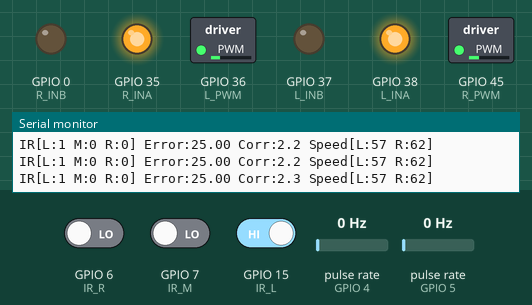
The sketch below on a simulated ESP32-S3. Shown: switched loads named in the sketch (green lamp = pin HIGH), output pins drawn as LEDs (lit = HIGH), the last lines printed to the serial monitor. Wiring (inferred from the names in the program): 2 × pulse sensor: data GPIO 4 / data GPIO 5. The inputs (shaded band) are chosen by the test bench; at power-on: GPIO 6 (IR_R) LOW, GPIO 7 (IR_M) LOW, GPIO 15 (IR_L) HIGH, pulse rate (sensors on GPIO 4, GPIO 5) 0 Hz.

Above: at 2.2 s.
2.3 s: GPIO 6 (IR_R) driven HIGH
At 2.9 s:
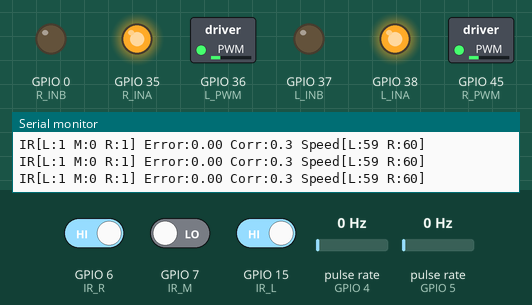
3.8 s: GPIO 7 (IR_M) driven HIGH
At 4.2 s:
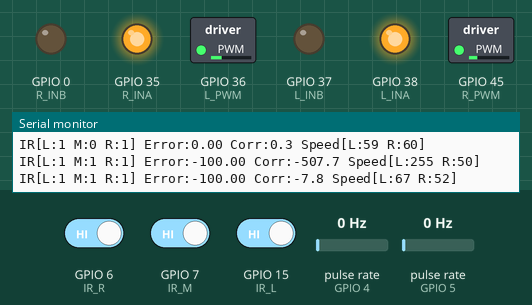
5.8 s: GPIO 15 (IR_L) driven LOW
At 7.0 s:
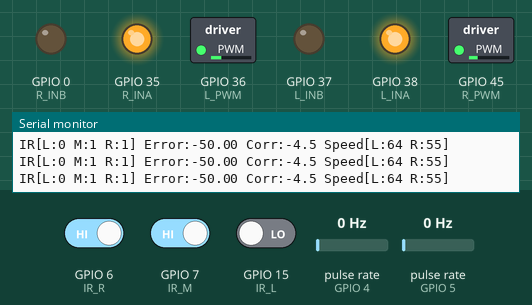
7.3 s: GPIO 7 (IR_M) driven LOW
At 8.0 s:
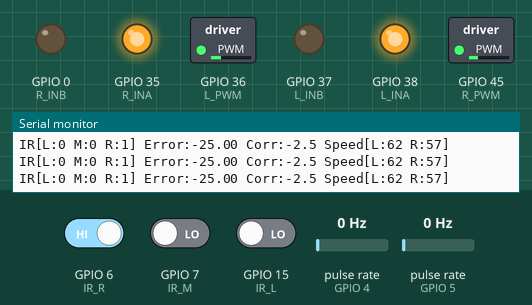
Timing chart, 0 to 9.8 s (numbered marks = the images above; inputs shaded):
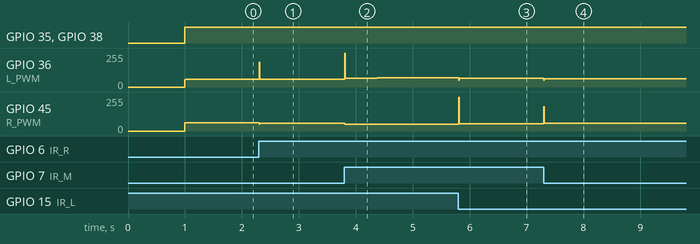

Measured:
- after the input at 2.3 s, GPIO 36 (L_PWM): 57/255 → 59/255 at once; GPIO 45 (R_PWM): 62/255 → 60/255 at once
- after the input at 3.8 s, GPIO 36 (L_PWM): 59/255 → 67/255 at once, → 68/255 0.57 s later; GPIO 45 (R_PWM): 60/255 → 52/255 at once, → 51/255 0.57 s later
- after the input at 5.8 s, GPIO 36 (L_PWM): 68/255 → 64/255 at once; GPIO 45 (R_PWM): 51/255 → 55/255 at once
- after the input at 7.3 s, GPIO 36 (L_PWM): 64/255 → 62/255 at once; GPIO 45 (R_PWM): 55/255 → 57/255 at once

The sketch:

claude.ino
```cpp
// ESP32 S3 Line Following Robot
// Wheel distance: 450mm, IR sensors 250mm behind wheels
// Sensor spacing: 50mm from center, Line width: 90mm
// Wheel diameter: 137mm, Encoder PPM: 460

// ========== PIN DEFINITIONS ==========
// Left Wheel
static const int L_INA = 38;
static const int L_INB = 37;
static const int L_PWM = 36;
static const int ENC_L = 4;

// Right Wheel
static const int R_INA = 35;
static const int R_INB = 0;
static const int R_PWM = 45;
static const int ENC_R = 5;

// IR Sensors (0 = on line, 1 = off line for typical IR sensors)
static const int IR_L = 15;
static const int IR_M = 7;
static const int IR_R = 6;

// ========== ROBOT PARAMETERS ==========
const float WHEEL_DIAMETER = 0.137;  // meters
const int ENCODER_PPM = 460;         // pulses per meter
const float WHEEL_BASE = 0.450;      // meters (distance between wheels)
const float SENSOR_OFFSET = 0.250;   // meters (sensors behind wheels)

// ========== PID PARAMETERS ==========
float Kp = 0.08;   // Proportional gain - adjust for responsiveness
float Ki = 0.005;    // Integral gain - usually keep low or 0
float Kd = 0.05;   // Derivative gain - adjust for stability

// ========== SPEED SETTINGS ==========
int baseSpeed = 60;      // Base PWM speed (0-255)
int maxSpeed = 255;       // Maximum PWM speed
int minSpeed = 50;        // Minimum PWM to overcome friction

// ========== GLOBAL VARIABLES ==========
volatile long encoderCountL = 0;
volatile long encoderCountR = 0;
float lastError = 0;
float integral = 0;
unsigned long lastTime = 0;

// ========== ENCODER INTERRUPTS (must be declared before setup) ==========
void IRAM_ATTR encoderLeftISR() {
  encoderCountL++;
}

void IRAM_ATTR encoderRightISR() {
  encoderCountR++;
}

// ========== SETUP ==========
void setup() {
  Serial.begin(115200);

  // Motor pins
  pinMode(L_INA, OUTPUT);
  pinMode(L_INB, OUTPUT);
  pinMode(L_PWM, OUTPUT);
  pinMode(R_INA, OUTPUT);
  pinMode(R_INB, OUTPUT);
  pinMode(R_PWM, OUTPUT);

  // Encoder pins
  pinMode(ENC_L, INPUT_PULLUP);
  pinMode(ENC_R, INPUT_PULLUP);
  attachInterrupt(digitalPinToInterrupt(ENC_L), encoderLeftISR, RISING);
  attachInterrupt(digitalPinToInterrupt(ENC_R), encoderRightISR, RISING);

  // IR sensor pins
  pinMode(IR_L, INPUT);
  pinMode(IR_M, INPUT);
  pinMode(IR_R, INPUT);

  // Stop motors initially
  stopMotors();

  delay(1000);
  Serial.println("Line Following Robot Ready!");
}

// ========== MAIN LOOP ==========
void loop() {
  // Read IR sensors (assuming 0=black/line, 1=white/floor)
  int irL = digitalRead(IR_L);
  int irM = digitalRead(IR_M);
  int irR = digitalRead(IR_R);

  // Calculate position error based on sensor readings
  float error = calculateError(irL, irM, irR);

  // Calculate PID correction
  float correction = calculatePID(error);

  // Calculate individual wheel speeds
  int leftSpeed = constrain(baseSpeed - correction, minSpeed, maxSpeed);
  int rightSpeed = constrain(baseSpeed + correction, minSpeed, maxSpeed);

  // Apply speeds to motors
  setMotorSpeed(leftSpeed, rightSpeed);

  // Debug output
  if (millis() % 200 < 10) {  // Print every 200ms
    Serial.printf("IR[L:%d M:%d R:%d] Error:%.2f Corr:%.1f Speed[L:%d R:%d]\n",
                  irL, irM, irR, error, correction, leftSpeed, rightSpeed);
  }

  delay(10);  // Small delay for stability
}

// ========== ERROR CALCULATION ==========
float calculateError(int irL, int irM, int irR) {
  // Error values based on sensor positions
  // Left sensor at -50mm, Middle at 0mm, Right at +50mm

  // Create 8 possible states (LMR combinations)
  if (irL == 0 && irM == 0 && irR == 0) {
    return 0;  // All on line - centered
  }
  else if (irL == 0 && irM == 0 && irR == 1) {
    return -25;  // Slight left
  }
  else if (irL == 0 && irM == 1 && irR == 1) {
    return -50;  // More left
  }
  else if (irL == 1 && irM == 0 && irR == 0) {
    return 25;   // Slight right
  }
  else if (irL == 1 && irM == 1 && irR == 0) {
    return 50;   // More right
  }
  else if (irL == 1 && irM == 0 && irR == 1) {
    return 0;    // Only center - perfectly aligned
  }
  else if (irL == 0 && irM == 1 && irR == 0) {
    return lastError > 0 ? 75 : -75;  // Sharp turn based on last direction
  }
  else {  // All sensors off line (1,1,1)
    // Lost the line - maintain last correction direction
    return lastError > 0 ? 100 : -100;
  }
}

// ========== PID CONTROLLER ==========
float calculatePID(float error) {
  unsigned long currentTime = millis();
  float deltaTime = (currentTime - lastTime) / 1000.0;  // Convert to seconds

  if (deltaTime == 0) deltaTime = 0.01;  // Prevent division by zero

  // Proportional term
  float P = Kp * error;

  // Integral term (with anti-windup)
  integral += error * deltaTime;
  integral = constrain(integral, -100, 100);
  float I = Ki * integral;

  // Derivative term
  float derivative = (error - lastError) / deltaTime;
  float D = Kd * derivative;

  // Calculate total correction
  float correction = P + I + D;

  // Update for next iteration
  lastError = error;
  lastTime = currentTime;

  return correction;
}

// ========== MOTOR CONTROL ==========
void setMotorSpeed(int leftSpeed, int rightSpeed) {
  // Left motor
  if (leftSpeed >= 0) {
    digitalWrite(L_INA, HIGH);
    digitalWrite(L_INB, LOW);
    analogWrite(L_PWM, abs(leftSpeed));
  } else {
    digitalWrite(L_INA, LOW);
    digitalWrite(L_INB, HIGH);
    analogWrite(L_PWM, abs(leftSpeed));
  }

  // Right motor
  if (rightSpeed >= 0) {
    digitalWrite(R_INA, HIGH);
    digitalWrite(R_INB, LOW);
    analogWrite(R_PWM, abs(rightSpeed));
  } else {
    digitalWrite(R_INA, LOW);
    digitalWrite(R_INB, HIGH);
    analogWrite(R_PWM, abs(rightSpeed));
  }
}

void stopMotors() {
  digitalWrite(L_INA, LOW);
  digitalWrite(L_INB, LOW);
  analogWrite(L_PWM, 0);
  digitalWrite(R_INA, LOW);
  digitalWrite(R_INB, LOW);
  analogWrite(R_PWM, 0);
}

// ========== UTILITY FUNCTIONS ==========
float getDistanceTraveled() {
  long avgCount = (encoderCountL + encoderCountR) / 2;
  return (float)avgCount / ENCODER_PPM;
}

void resetEncoders() {
  encoderCountL = 0;
  encoderCountR = 0;
}
```
